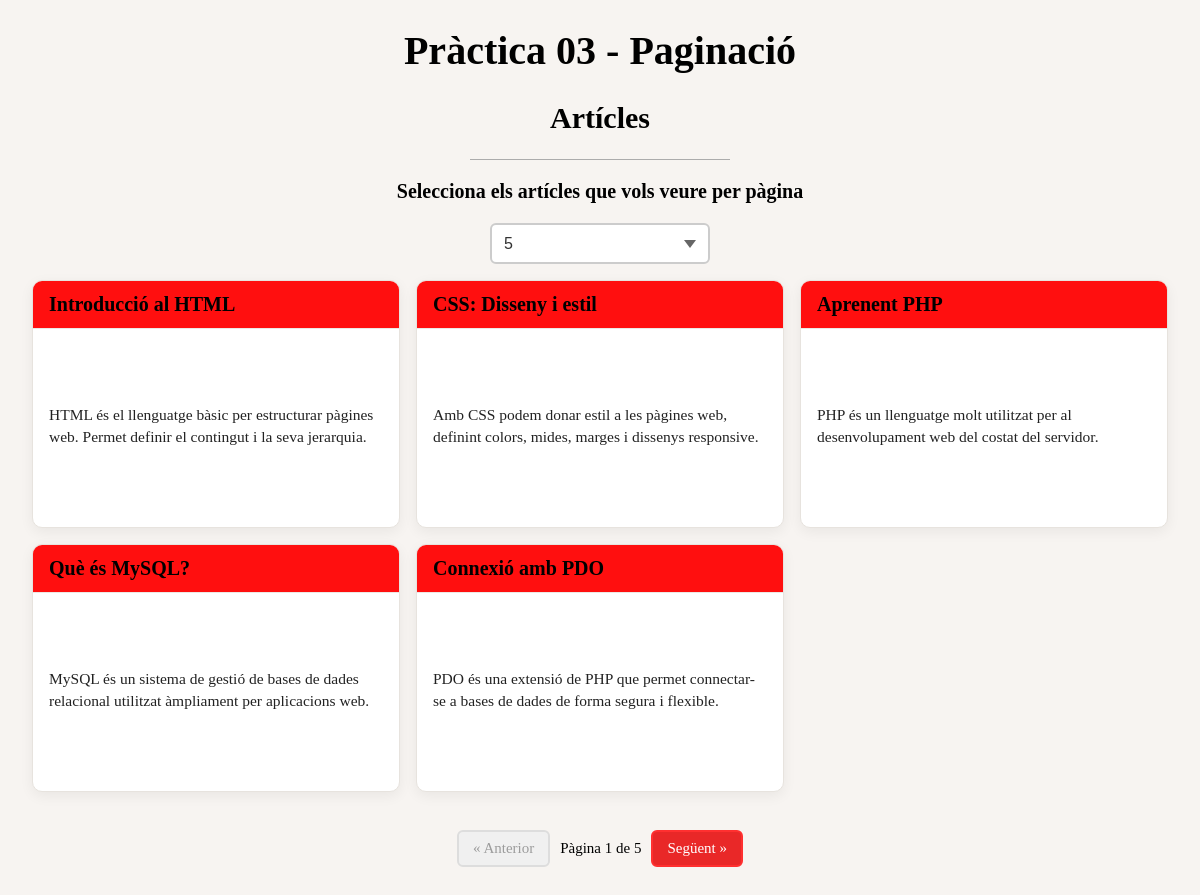
The page / on the database its author committed.
### tables this page shows
CREATE TABLE IF NOT EXISTS articles (
    id INT NOT NULL AUTO_INCREMENT PRIMARY KEY,
    dni VARCHAR(9) NOT NULL,
    Nom VARCHAR(50) NOT NULL,
    Cos TEXT NOT NULL
);

### index.php (called while the page is built, shortened)
<?php
require_once __DIR__ . '/config/db_connection.php';
$permitits = range(1, 10);
$perDefecte = 5;
$articlesPerPagina = (isset($_GET['per_page']) && in_array((int)$_GET['per_page'], $permitits, true))
    ? (int)$_GET['per_page']
    : $perDefecte;
$paginaActual = (isset($_GET['page']) && is_numeric($_GET['page']) && (int)$_GET['page'] > 0)
    ? (int)$_GET['page']
    : 1;
$total = (int)$conn->query("SELECT COUNT(*) FROM articles")->fetchColumn();
$totalPagines = (int)max(1, ceil($total / $articlesPerPagina));
$offset = ($paginaActual - 1) * $articlesPerPagina;
$sql = "SELECT id, Nom, Cos
        FROM articles
        ORDER BY id ASC
        LIMIT :limit OFFSET :offset";
$stmt = $conn->prepare($sql);
$stmt->bindValue(':limit',  $articlesPerPagina, PDO::PARAM_INT);
$stmt->bindValue(':offset', $offset, PDO::PARAM_INT);
$stmt->execute();
$articles = $stmt->fetchAll();
$queryBase = http_build_query(['per_page' => $articlesPerPagina]);
$prevUrl = "?{$queryBase}&page=" . max(1, $paginaActual - 1);
$nextUrl = "?{$queryBase}&page=" . min($totalPagines, $paginaActual + 1);
include_once __DIR__ . '/app/view/vista.index.php';

### app/view/vista.index.php (the view, shortened to what this page needs)
<!DOCTYPE html>
<html lang="ca">
<head>
  <link rel="stylesheet" href="resources/css/style.css">
</head>
<body>
  <h1>Pràctica 03 - Paginació</h1>
  <h2>Artícles</h2>
  <div class="separador"></div>
  <div class="articles">
    <h3>Selecciona els artícles que vols veure per pàgina</h3>
    <form method="get">
      <select name="per_page" id="articles" onchange="this.form.submit()">
        <?php for ($i = 1; $i <= 10; $i++): ?>
          <option value="<?= $i ?>" <?= ($i === $articlesPerPagina ? 'selected' : '') ?>>
            <?= $i ?>
          </option>
        <?php endfor; ?>
      </select>
    </form>
  </div>
    <div class="cards-grid">
        <?php foreach ($articles as $a): ?>
            <article class="card">
                <header class="card__header">
                    <h2 class="card__title"><?= htmlspecialchars($a['Nom']) ?></h2>
                </header>
                <div class="card__body">
                    <p><?= nl2br(htmlspecialchars($a['Cos'])) ?></p>
                </div>
            </article>
        <?php endforeach; ?>
    </div>
    <div class="paginacio">
        <a class="page-btn <?= ($paginaActual==1?'is-disabled':'') ?>" href="<?= $prevUrl ?>">&laquo; Anterior</a>
        <span class="page-state">Pàgina <?= $paginaActual ?> de <?= $totalPagines ?></span>
        <a class="page-btn <?= ($paginaActual==$totalPagines?'is-disabled':'') ?>" href="<?= $nextUrl ?>">Següent &raquo;</a>
    </div>
</body>
</html>

### resources/css/style.css (style rules this page uses)
body { background-color: #f7f4f1; }
h1 { text-align: center; color: rgb(0, 0, 0); font-family: 'Formula1-Display-Bold', cursive; font-size: 40px; }
h2 { text-align: center; color: rgb(0, 0, 0); font-family: 'Formula1-Display-Bold', cursive; font-size: 30px; }
h3 { text-align: center; color: rgb(0, 0, 0); font-family: 'Formula1-Display-Bold', cursive; font-size: 20px; }
.separador { border-top: #acacac 1px solid; margin-top: 0px; margin-left: 39%; margin-right: 39%; margin-bottom: 0px; }
.articles { text-align: center; margin-top: 16px; }
#articles { -webkit-appearance: none; -moz-appearance: none; appearance: none; display: inline-block; width: 220px; padding: 10px 40px 10px 12px; font-size: 16px; border: 2px solid #ccc; border-radius: 6px; background-color: #ffffff; color: #333333; background-repeat: no-repeat; background-position: right 12px center; cursor: pointer; transition: border-color 0.15s, box-shadow 0.15s; }
.cards-grid { display: grid; grid-template-columns: repeat(auto-fill, minmax(280px, 1fr)); gap: 16px; padding: 16px 24px; max-width: 1200px; margin: 0 auto; }
.card { background: #ffffff; border: 1.5px solid #e7e3de; border-radius: 10px; box-shadow: 0 4px 14px rgba(0,0,0,0.06); overflow: hidden; transition: transform .12s ease, box-shadow .12s ease, border-color .12s ease; }
.card__header { background: #ff0f0f; padding: 12px 16px; border-bottom: 1px solid #ece8e4; }
.card__title { margin: 0; text-align: left; font-family: 'Formula1-Display-Bold', cursive; font-size: 20px; color: #000; }
.card__body { padding: 14px 16px 18px; color: #222; line-height: 1.45; font-size: 15.5px; white-space: pre-wrap; }
.paginacio { display: flex; gap: 10px; align-items: center; justify-content: center; margin: 22px auto 40px; padding: 0 16px; }
.page-btn { display: inline-block; padding: 8px 14px; border: 2px solid #ff3030; border-radius: 6px; background: rgb(233, 40, 40); color: #fff; font-size: 15px; text-decoration: none; transition: background-color .15s, color .15s, border-color .15s, transform .1s; }
.page-btn.is-disabled, .page-btn.is-disabled:hover { background: #f0f0f0; color: #9c9c9c; border-color: #ddd; cursor: not-allowed; transform: none; pointer-events: none; }
.page-state { font-family: 'Formula1-Display-Bold', cursive; font-size: 15px; color: #000; }
.articles { margin-top: 16px; }

### rows shown on the page
articles: Nom "Introducció al HTML", Cos "HTML és el llenguatge bàsic per estructurar pàgines web. Permet definir el contingut i la seva jerarquia."
articles: Nom "CSS: Disseny i estil", Cos "Amb CSS podem donar estil a les pàgines web, definint colors, mides, marges i dissenys responsive."
articles: Nom "Aprenent PHP", Cos "PHP és un llenguatge molt utilitzat per al desenvolupament web del costat del servidor."
articles: Nom "Què és MySQL?", Cos "MySQL és un sistema de gestió de bases de dades relacional utilitzat àmpliament per aplicacions web."
articles: Nom "Connexió amb PDO", Cos "PDO és una extensió de PHP que permet connectar-se a bases de dades de forma segura i flexible."

### other values the page prints
$paginaActual "1"
$totalPagines "5"
form field per_page "5"
